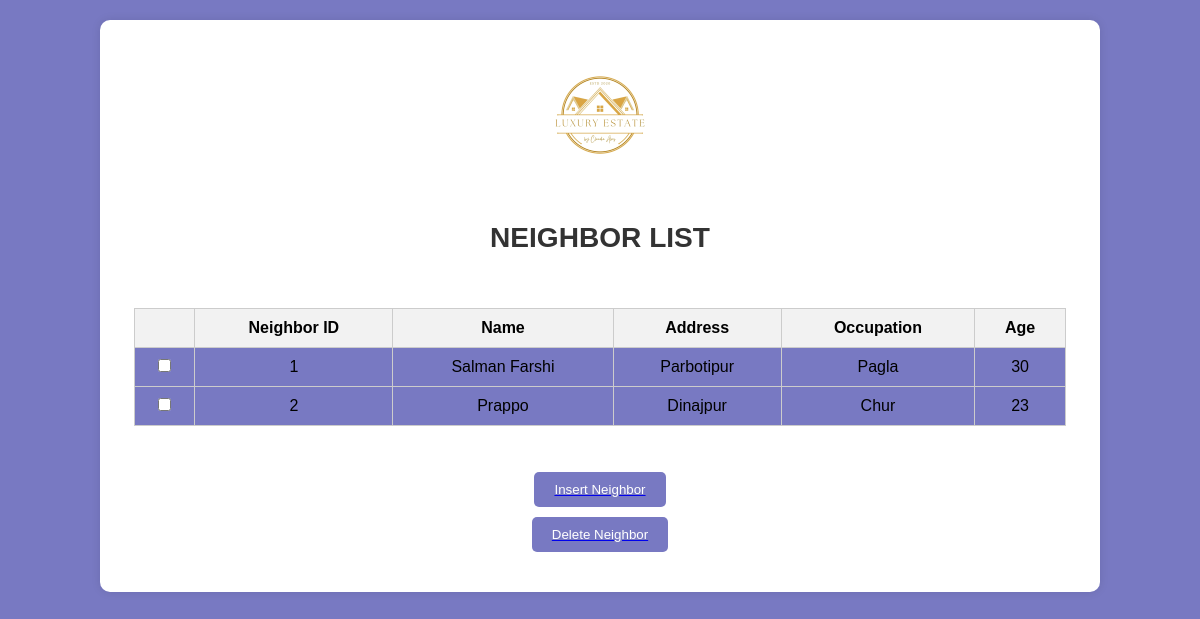
The app's page /view/neighbours.php (signed in) with its own data.
### tables this page shows
CREATE TABLE `neighbour` (
  `id` int(11) NOT NULL,
  `name` varchar(50) NOT NULL,
  `address` varchar(50) NOT NULL,
  `occupation` varchar(50) NOT NULL,
  `age` varchar(50) NOT NULL
);

### view/neighbours.php (the view, shortened to what this page needs)
<!DOCTYPE html>
<html lang="en">
<head>
<link rel="stylesheet" href="../design/design_neighbours.css">
</head>
<body>
<form method="post" align="center">
<a href="clientdashboard.php"><img src="logos/logo.png" alt="logo"></a>
    <fieldset align="center">
        <legend><h3>NEIGHBOR LIST</h3></legend>
        <table border="1" cellspacing="0" cellpadding="5" align="center">
            <thead>
                <tr>
                    <th></th>
                    <th>Neighbor ID</th>
                    <th>Name</th>
                    <th>Address</th>
                    <th>Occupation</th>
                    <th>Age</th>
                </tr>
            </thead>
            <tbody>
            <?php
            require '../model/config.php';
            $sql = "SELECT id, name, address, occupation, age FROM neighbour";
            $result = $conn->query($sql);
            if ($result->num_rows > 0) {
                while($row = $result->fetch_assoc()) {
                    echo "<tr>";
                    echo "<td><input type='checkbox' name='id[]' value='" . $row["id"] . "'></td>";
                    echo "<td>" . $row["id"] . "</td>";
                    echo "<td>" . $row["name"] . "</td>";
                    echo "<td>" . $row["address"] . "</td>";
                    echo "<td>" . $row["occupation"] . "</td>";
                    echo "<td>" . $row["age"] . "</td>";
                    echo "</tr>";
                }
            }
            else {
                echo "<tr><td colspan='6'>No neighbors found</td></tr>";
            }
            ?>
            </tbody>
        </table>
        <br><br>
        <a href="add_neighbor.php">
            <button type="button">Insert Neighbor</button>
        </a>
        <a href="delete_neighbor.php">
            <button type="button">Delete Neighbor</button>
        </a>
    </fieldset>
</form>
</body>
</html>

### Design/design_neighbours.css (style rules this page uses)
body { font-family: Arial, sans-serif; background-color: #7879c2; margin: 0; padding: 0; }
form { margin: 20px auto; padding: 20px; background-color: #fff; width: 80%; border-radius: 10px; box-shadow: 0 0 10px rgba(0, 0, 0, 0.1); }
h3 { text-align: center; color: #333; }
fieldset { border: none; }
legend { font-size: 24px; font-weight: bold; margin-bottom: 20px; }
table { width: 100%; border-collapse: collapse; background-color: #7879c2; }
th, td { padding: 10px; text-align: center; border: 1px solid #ccc; }
th { background-color: #f2f2f2; }
input[type="checkbox"] { margin: 0 auto; }
input[type="submit"], button[type="button"] { display: block; margin: 10px auto; padding: 10px 20px; background-color: #7879c2; color: white; border: none; border-radius: 5px; cursor: pointer; transition: background-color 0.3s; }

### records on screen
neighbour: id "1", name "Salman Farshi", address "Parbotipur", occupation "Pagla", age "30"
neighbour: id "2", name "Prappo", address "Dinajpur", occupation "Chur", age "23"
